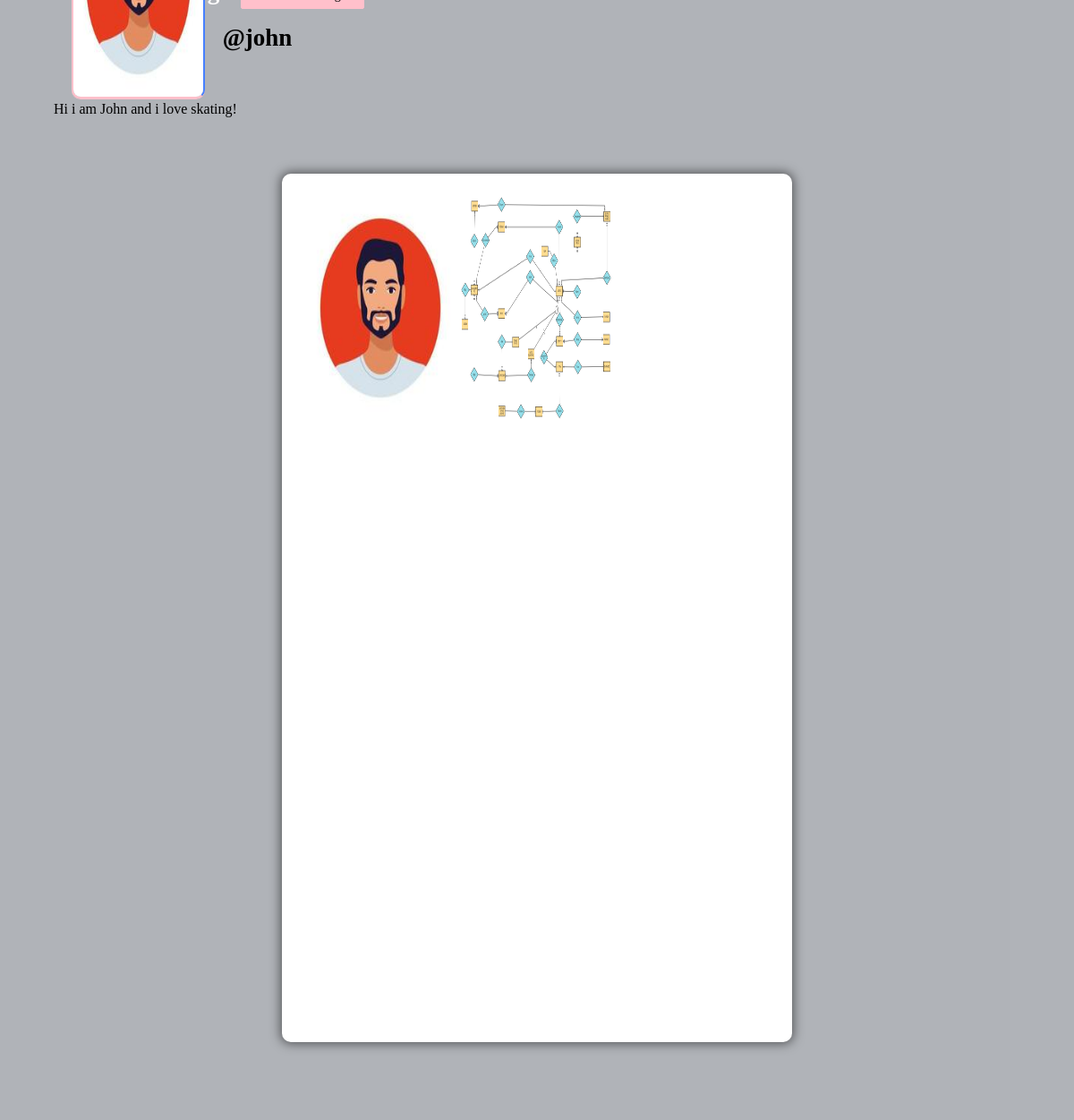
Screenshot of /profile/john (signed in) with the database file from the repository.
### core/models.py (models this page shows, shortened)
class Profile(models.Model):
    user = models.ForeignKey(User, on_delete=models.CASCADE)
    id_user = models.IntegerField()
    bio = models.TextField(blank=True)
    profileimg = models.ImageField(upload_to='profile_images', default='blank_profile_picture.png')
    location = models.CharField(max_length=100, blank=True)

class Post(models.Model):
    id = models.UUIDField(primary_key=True, default=uuid.uuid4)
    user = models.CharField(max_length=100)
    image = models.ImageField(upload_to='post_images')
    caption = models.TextField()
    created_at = models.DateTimeField(default=datetime.now)
    no_of_likes = models.IntegerField(default=0)

### core/views.py (the view)
# urls.py: path('profile/<str:pk>', views.profile, name='profile'),
@login_required(login_url='signin')
def profile(request, pk):
    user_object = User.objects.get(username=pk)
    user_profile = Profile.objects.get(user=user_object)
    user_posts = Post.objects.filter(user=pk)
    user_post_length = len(user_posts)
    follower = request.user.username
    user = pk
    if FollowersCount.objects.filter(follower=follower, user=user).first():
        button_text = 'Unfollow'
    else:
        button_text = 'Follow'
    user_followers = len(FollowersCount.objects.filter(user=pk))
    user_following = len(FollowersCount.objects.filter(follower=pk))
    context = {
        'user_object': user_object,
        'user_profile': user_profile,
        'user_posts': user_posts,
        'user_post_length': user_post_length,
        'button_text': button_text,
        'user_followers': user_followers,
        'user_following': user_following,
    }
    return render(request, 'profile.html', context)

### templates/profile.html (shortened to what this page needs)
{% load static %}
<!DOCTYPE html>
<html lang="en">
<head>
    <link rel="stylesheet" href="{% static 'css/main.min.css' %}">
    <link rel="stylesheet" href="{% static 'css/style.css' %}">
    <link rel="stylesheet" href="{% static 'css/color.css' %}">
    <link rel="stylesheet" href="{% static 'css/responsive.css' %}">
</head>
<body>
	<section>
			<div class="feature-photo">
				<figure><img src="{% static 'images/resources/timeline-1.jpg' %}" alt=""></figure>
				<form action="/follow" method="POST">
					<div class="add-btn">
					{% if user_followers == 0 %}
					<span style="color: white; font-size: 27px;"><b>No followers</b></span>
					{% elif user_followers == 1 %}
					<span style="color: white; font-size: 27px;"><b>1 follower</b></span>
					{% else %}
					<span style="color: white; font-size: 27px;"><b>{{user_followers}} followers</b></span>
					{%  endif %}
					<span style="color: white; font-size: 27px;"><b>{{user_following}} following</b></span>
					{% if user_object.username != user.username %}
					<a data-ripple=""><button type="submit" style="background-color: #ffc0cb; border: #ffc0cb;">{{button_text}}</button></a>
					{% else %}
					<a href="/settings">Account Settings</a>
					{% endif %}
					</div>
				</form>
				<div class="container-fluid">
					<div class="row merged">
						<div class="col-lg-2 col-sm-3">
							<div class="user-avatar">
								<figure>
									<img src="{{user_profile.profileimg.url}}" style="height: 250px; width: 100%;" alt="">
								</figure>
							</div>
						</div>
						<div class="col-lg-10 col-sm-9">
							<div class="timeline-info">
								<ul>
									<li class="admin-name">
									  <h5 style="color: black;white-space: nowrap; width: 110px; font-size: 27px;"><b>@{{user_profile.user.username}}</b></h5>
									</li>
								</ul>
							</div>
						</div>
					</div>
				</div>
			</div>
		</section>
		<section>
			<div class="bio">
				{{user_profile.bio}}
			</div>
		</section>
	<section>
		<div class="gap gray-bg">
			<div class="container-fluid">
				<div class="row">
					<div class="col-lg-12">
						<div class="row" id="page-contents">
							<div class="col-lg-3">
								<aside class="sidebar static">
								</aside>
							</div>
							<div class="col-lg-6">
								<div class="central-meta">
									<ul class="photos">
										{% for post in user_posts %}
										<li>
											<a class="strip" href="{{post.image.url}}" title="" data-strip-group="mygroup" data-strip-group-options="loop: false">
												<img src="{{post.image.url}}" style="height: 250px; width: 300px;" alt=""></a>
										</li>
										{% endfor %}
									</ul>
								</div>
							</div>
							<div class="col-lg-3">
								<aside class="sidebar static">
								</aside>
							</div>
						</div>
					</div>
				</div>
			</div>
		</div>
	</section>
</body>
</html>

### static/css/color.css (style rules this page uses)
#nprogress .bar, .timeline-info > ul li a::before, .add-btn > a, .activitiez > li::before, form button, .colla-apps > li a:hover, a.underline:before, .setting-row input:checked + label, .user-avatar:hover .edit-phto, .error-meta > a, .color-bg, .add-butn, .nav.nav-tabs.likes-btn > li a.active, a.dislike-btn, .drop > a:hover, .btn-view.btn-load-more:hover, .accordion .card h5 button[aria-expanded="true"], .chat-head, .f-page > figure em, .inbox-panel-head > ul > li > a, .nav-tabs--left .nav-link.active, .nav-tabs--left .nav-link.active:hover, footer .widget-title h4::before, #topcontrol, .sidebar .widget-title::before, .f-title::before, .g-post-classic > figure > i::after, .purify > a, .help-list > a:hover, .open-position::before, .info > a, .category-box:hover, .category-box.selected, a.main-btn, .section-heading::before, .getquot-baner, .more-branches > h4::before, .is-helpful > a, .cart-optionz > li > a:hover, .paginationz > li a:hover, .paginationz > li a.active, .shopping-cart, a.btn2:hover, .form-submit > input[type="submit"], button.submit-checkout, .delete-cart:hover, .proceed .button, .amount-area .update-cart, a.addnewforum, .apply-bttons > a { background: orange; }

### static/css/responsive.css (style rules this page uses)
@media screen and (max-width: 1281px) and (min-width: 1024px) { .photos > li { min-width: 32.2%; width: 32.2%; } }
@media screen and (max-width: 1281px) and (min-width: 1024px) { .timeline-info { line-height: 51px; } }
@media screen and (max-width: 1281px) and (min-width: 1024px) { .timeline-info .admin-name > h5 { font-size: 20px; } }
@media screen and (max-width: 1281px) and (min-width: 1024px) { .user-avatar { width: 80.2% } }

### rows the page displays
Profile: profileimg (picture), user.username "john", bio "Hi i am John and i love skating!"
Post: image (picture)
Post: image (picture)
